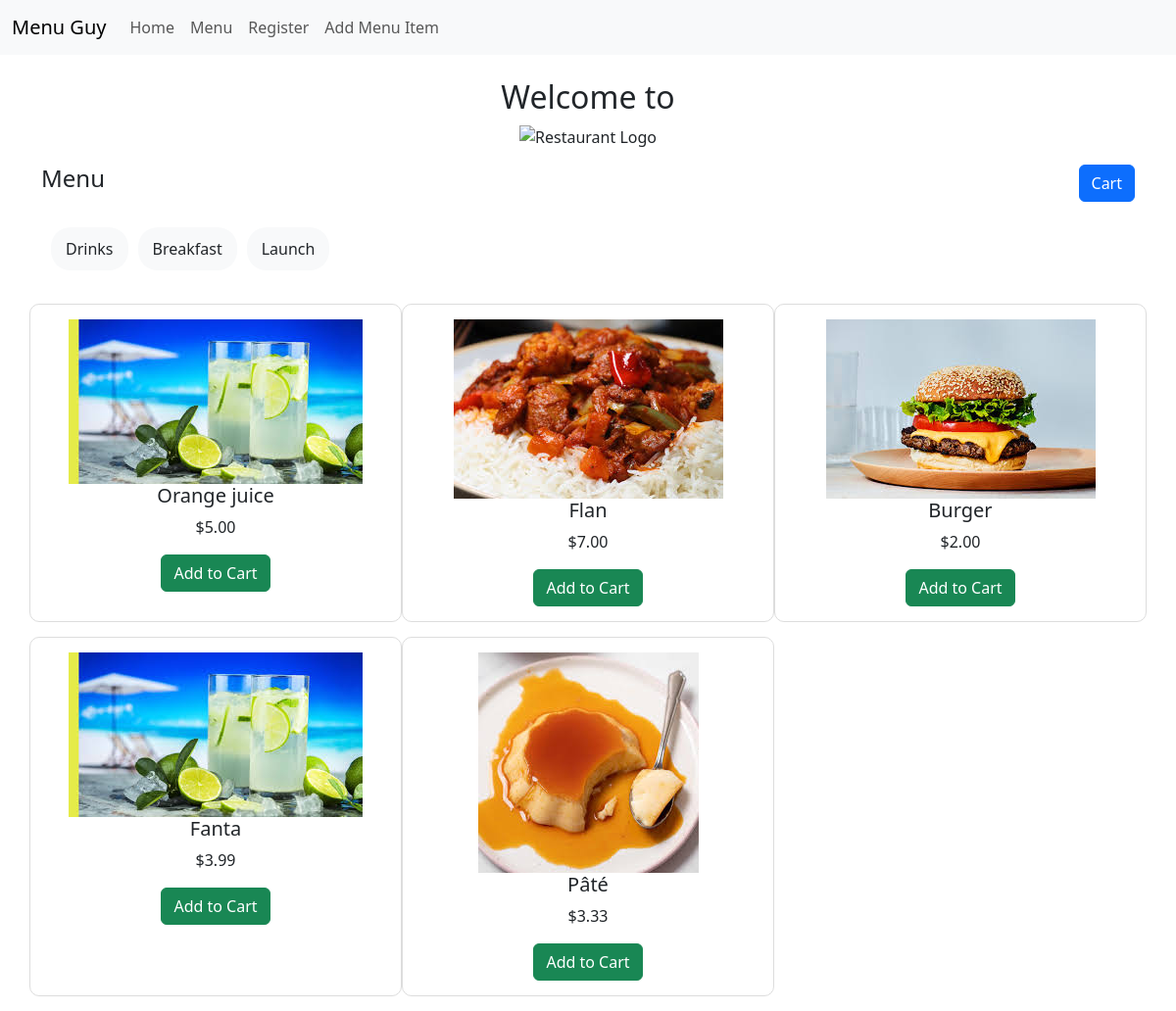
Screenshot of /menu/ (signed in) with the database file from the repository.
### restaurant/models.py (models this page shows, shortened)
class Categories(models.Model):
    name = models.CharField(max_length=100);

class MenuItem(models.Model):
    name = models.CharField(max_length=100);
    price = models.DecimalField(max_digits=5, decimal_places=2);
    category = models.ForeignKey(Categories, on_delete=models.CASCADE);
    description = models.TextField()
    image = models.ImageField(upload_to='menu_images/',null=True)

### restaurant/views.py (the view)
# urls.py: path('menu/',MenuView.as_view(),name='menu'),
class MenuView(ListView):
    model = MenuItem
    template_name = 'menu.html'
    context_object_name = 'menu_items'
    def get_context_data(self, **kwargs):
        context = super().get_context_data(**kwargs)
        context["cart_items"] = CartItem.objects.filter(user=self.request.user)
        context["categories"] = Categories.objects.all()
        return context

### restaurant/templates/menu.html (shortened to what this page needs)
{% extends 'base.html' %} {% block content %} {% load static %}
<div class="container mt-4">
  <h2 class="text-center">Welcome to</h2>
  <div class="text-center">
    <img src="#" alt="Restaurant Logo" width="150" />
  </div>
  <div class="d-flex justify-content-between mt-3">
    <h4>Menu</h4>
    <a href="#" class="btn btn-primary">Cart </a>
  </div>
  <div class="category-list mt-3">
    {% for category in categories %}
    <div class="category-item" onclick="filterMenu('{{ category.id }}')">
      {{ category.name }}
    </div>
    {% endfor %}
  </div>
  <div class="row mt-4">
    {% for item in menu_items %}
    <div class="col-md-4 menu-item" data-category="{{ item.category.id }}">
      <div>
        {% if item.image %}
        <img
          src="{{ item.image.url }}"
          alt="{{ item.name }}"
          class="menu-image"
        />
        {% else %}
        <img
          src="/static/default-image.jpg"
          alt="No Image"
          class="menu-image"
        />
        {% endif %}
      </div>
      <h5>{{ item.name }}</h5>
      <p>${{ item.price }}</p>
      <a href="#" class="btn btn-success">Add to Cart</a>
    </div>
    {% endfor %}
  </div>
</div>
{% endblock content %}

### account/templates/base.html (shortened to what this page needs)
<!DOCTYPE html>
<html lang="en">
  <head>
    <link
      href="https://cdn.jsdelivr.net/npm/bootstrap@5.3.0/dist/css/bootstrap.min.css"
      rel="stylesheet"
    />
  </head>
  <body>
    <nav class="navbar navbar-expand-lg navbar-light bg-light">
      <div class="container-fluid">
        <a class="navbar-brand" href="{% url 'home' %}">Menu Guy</a>
        <div class="collapse navbar-collapse" id="navbarNav">
          <ul class="navbar-nav">
            <li class="nav-item">
              <a class="nav-link" href="{% url 'home' %}">Home</a>
            </li>
            <li class="nav-item">
              <a class="nav-link" href="{% url 'menu' %}">Menu</a>
            </li>
            <li class="nav-item">
              <a class="nav-link" href="{% url 'signup' %}">Register</a>
            </li>
            <li class="nav-item">
              <a class="nav-link" href="{% url 'add_menu_item' %}"
                >Add Menu Item</a
              >
            </li>
          </ul>
        </div>
      </div>
    </nav>
    <div class="content">
      {% block content %}{% endblock %}
    </div>
  </body>
</html>

### account/templates/base.html (style rules this page uses)
.category-list { display: flex; overflow-x: auto; white-space: nowrap; padding: 10px; }
.category-item { flex: 0 0 auto; padding: 10px 15px; border-radius: 20px; background-color: #f8f9fa; margin-right: 10px; cursor: pointer; }
.menu-item { border: 1px solid #ddd; border-radius: 10px; padding: 15px; margin-bottom: 15px; text-align: center; }

### rows the page displays
Categories: name "Drinks"
Categories: name "Breakfast"
Categories: name "Launch"
MenuItem: image (picture), name "Orange juice", price "5.00"
MenuItem: image (picture), name "Flan", price "7.00"
MenuItem: image (picture), name "Burger", price "2.00"
MenuItem: image (picture), name "Fanta", price "3.99"
MenuItem: image (picture), name "Pâté", price "3.33"
